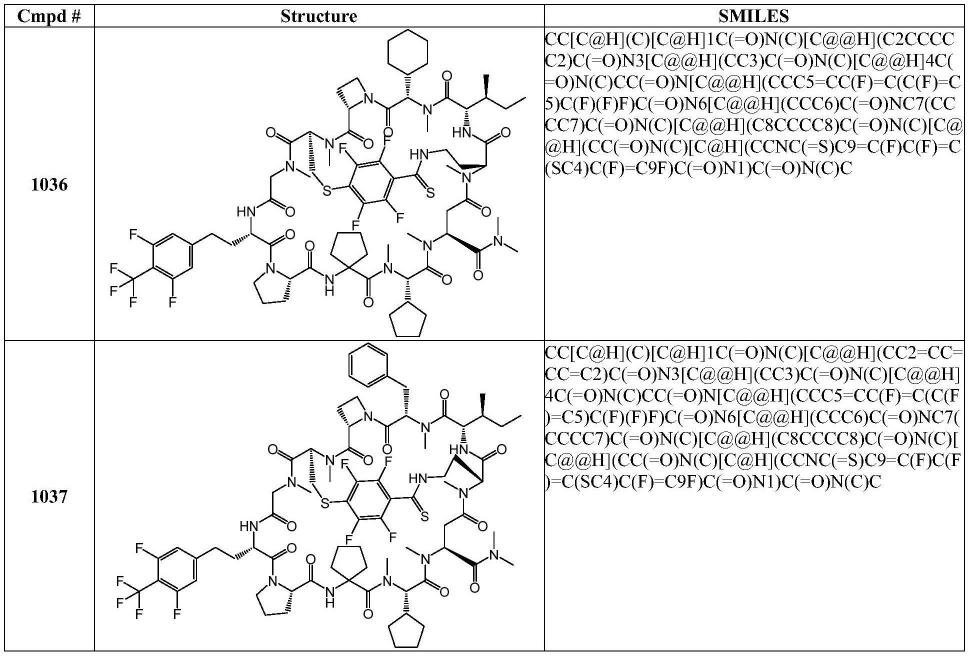
#> input picture data/raw/WO2025162428/golden_tables/PCTCN2025075389-ftappb-I100297.jpg, 1939 x 1312 px (shown at 1/2 size)
$ python -i phase3_page_extract.py   (imports and definitions only)
#> lines starting #> are read from the running program, lines starting #| are printed output that depends on the picture; after the words box and inside, x2 and y2 are one past the last pixel; in counts of white or black regions, pixels touching at a corner belong together
#> further down, picture is the input picture: shape (1312, 1939, 3); min 0, max 255, mean 239.4
r"""Page-level printed-SMILES extraction with correct text/box pairing.

Why this module exists
----------------------
Two defects in the earlier page-level experiments had to be removed before
any of their numbers could be reused.

1. Text/box mis-pairing. ``row_crop_audit.line_boxes`` sorts the detector
   boxes top-to-bottom, but the earlier helper then zipped that sorted box
   list against the *unsorted* ``result.txts``. Wherever the detector's
   emission order differed from the sorted order, a box received another
   row's text. On I100297 (36 boxes) only two slots were affected, so the
   1036/1037 numbers survived; on I100298 (92 boxes) the SMILES column
   showed ``uull`` / ``S`` / ``N.`` and the real SMILES strings were
   attached to boxes in the structure column. Every page-level number
   therefore has to be recomputed with the pairing fixed.

2. A confounded comparison. ``topk_preproc_probe`` compared
   ``RapidOCR(params={})`` on the raw page against the baseline engine on
   the preprocessed page. Those two differ in the preprocessing AND in the
 models: the default engine is PP-OCRv6 det_small + ch PP-OCRv6 rec small
 + ch cls,
   while the baseline is PP-OCRv4 mobile with an English recogniser. The
   resulting "preprocessing is the variable" conclusion was therefore not
   established, because the model moved with it.

This module separates the two axes explicitly. The extraction path (whole
page, per compound band) is fixed; the caller chooses the engine and the
preprocessing independently, so the 2x2 can be run.

Attribution does not rely on a "SMILES" header box. Continuation pages
carry no header at all (I100298 starts directly with SMILES rows), so the
header lookup returns nothing and every compound is lost. Here the
compound bands come from the audit manifest, which already records each
compound's cell rectangle in page coordinates.

Read-only with respect to the pipeline, ``src/cpd`` and the official CSV.

Run:
    .venv\Scripts\python.exe phase3_page_extract.py
"""

from __future__ import annotations

import csv
import sys
from dataclasses import dataclass
from pathlib import Path

import cv2
import numpy as np

REPO = Path(__file__).resolve().parents[1]
# [3 lines not run here, left out]

GOLD = REPO / "data" / "raw" / "WO2025162428" / "golden_tables"
MANIFEST = (REPO / "data" / "audit" / "phase2" / "row_crop_audit"
            / "manifest.csv")


# ------------------------------------------------------------------ engines
# [36 lines left out: functions baseline_engine, default_engine, not called in this run]


# ------------------------------------------------------------- preprocessing
def prep_none(img: np.ndarray) -> np.ndarray:
    """No preprocessing at all: the engine sees the page as scanned."""
    return img


def prep_up2(img: np.ndarray) -> np.ndarray:
    """2x INTER_CUBIC upscale, no binarisation."""
    return cv2.resize(img, None, fx=2, fy=2, interpolation=cv2.INTER_CUBIC)


def prep_up2_th200(img: np.ndarray) -> np.ndarray:
    """The baseline: 2x INTER_CUBIC then a fixed threshold of 200."""
    up = cv2.resize(img, None, fx=2, fy=2, interpolation=cv2.INTER_CUBIC)
    gray = cv2.cvtColor(up, cv2.COLOR_BGR2GRAY)
    _, bw = cv2.threshold(gray, 200, 255, cv2.THRESH_BINARY)
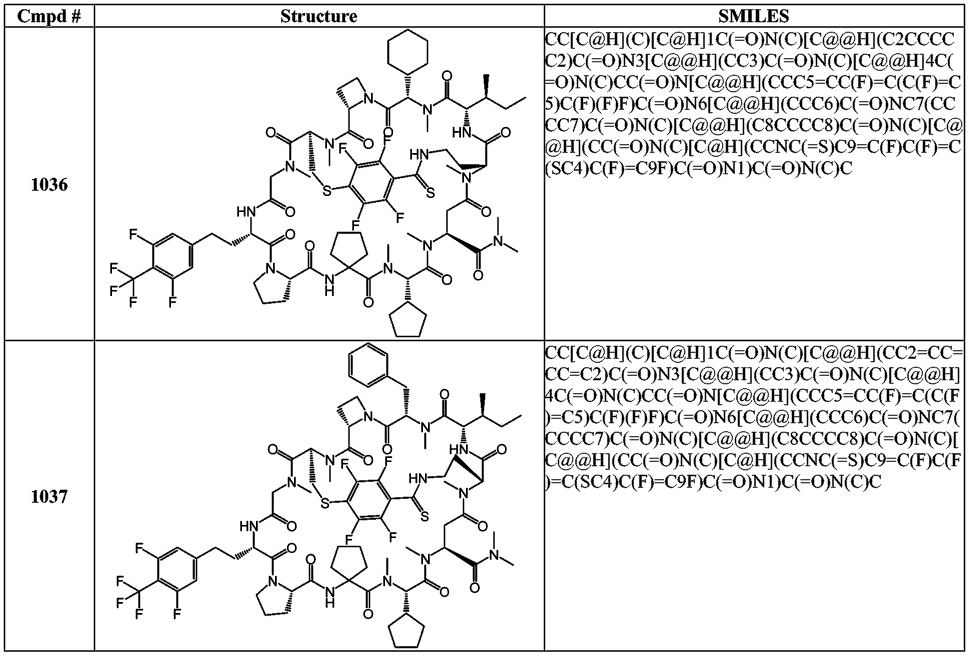
#> bw: shape (2624, 3878) (shown at 1/4 size); 92.4% white; 877 black regions (7 under 20 px), largest, box (x1, y1, x2, y2) and area: (15, 15, 3861, 2607) 160426, (1325, 585, 1739, 878) 8694, (1317, 1825, 1695, 2137) 8324
    return cv2.cvtColor(bw, cv2.COLOR_GRAY2BGR)


PREP = {
    "none": prep_none,
    "up2": prep_up2,
    "up2_th200": prep_up2_th200,
}


# --------------------------------------------------------------- recognition
@dataclass
class Row:
    """One detected text line, with its text bound to its own box."""
    text: str
    poly: np.ndarray          # (4, 2) in the coordinates of the image passed
    score: float
    cx: float
    cy: float
    w: float
    h: float


# [33 lines left out: function recognise_page, not called in this run]


# ---------------------------------------------------------------- attribution
@dataclass
class Cell:
    """One compound's printed-SMILES cell rectangle, in page coordinates."""
    cmpd_id: str
    page: str
    x1: float
    y1: float
    x2: float
    y2: float
    n_lines: int


# [45 lines left out: functions load_cells, attribute, not called in this run]


def joined(rows: list[Row]) -> str:
    """Concatenate a compound's rows in reading order."""
    return "".join(r.text.strip() for r in rows if r.text.strip())


# ------------------------------------------------------------------- control
# [17 lines left out: function _control, not called in this run]


# [2 lines not run here, left out]

>>> import cv2
>>> picture = cv2.imread('../data/raw/WO2025162428/golden_tables/PCTCN2025075389-ftappb-I100297.jpg')
>>> result = prep_up2_th200(picture)

$ run again, on data/raw/WO2025162428/golden_tables/PCTCN2025075389-ftappb-I100280.jpg
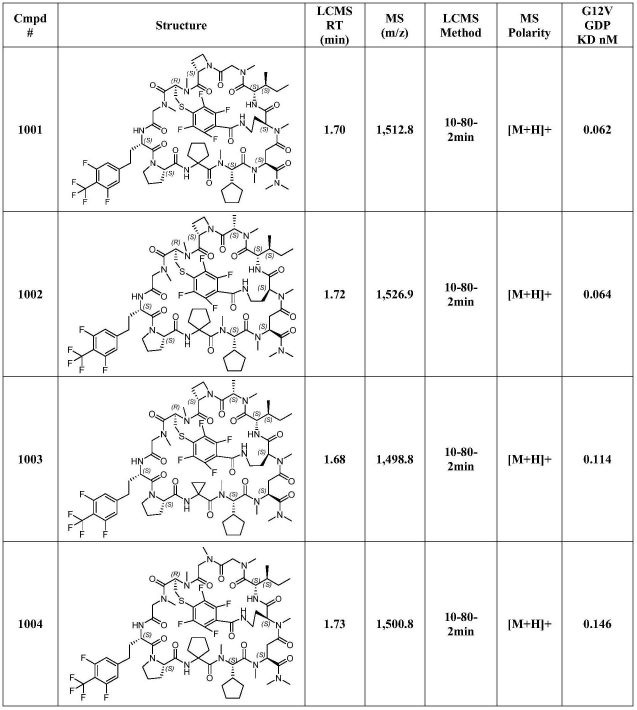
#> input picture data/raw/WO2025162428/golden_tables/PCTCN2025075389-ftappb-I100280.jpg, 1909 x 2128 px (shown at 1/3 size)
#> picture is the input picture: shape (2128, 1909, 3); min 0, max 255, mean 244.1
#> in prep_up2_th200, `up = cv2.resize(img, None, fx=2, fy=2, interpolation=cv2.INTER_CUBIC)`:
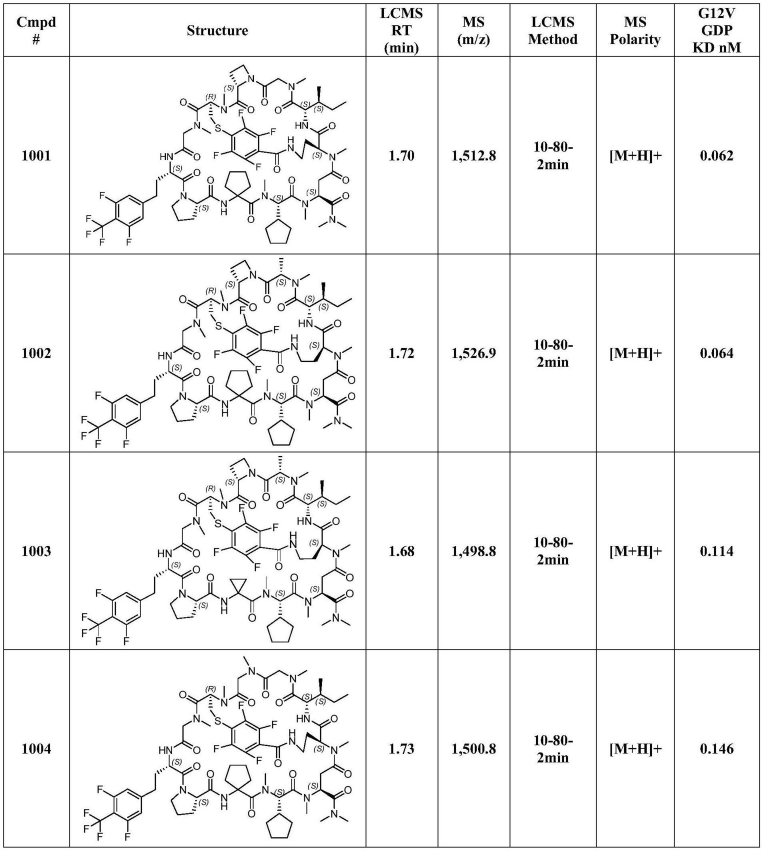
#> up: shape (4256, 3818, 3) (shown at 1/5 size); min 0, max 255, mean 244.1
#> bw: shape (4256, 3818); 94.6% white; 697 black regions (1 under 20 px), largest, box (x1, y1, x2, y2) and area: (15, 15, 3801, 4239) 336770, (1103, 3545, 1437, 3793) 7131, (435, 1895, 777, 2197) 7128

$ run again, on data/raw/WO2025162428/golden_tables/PCTCN2025075389-ftappb-I100282.jpg
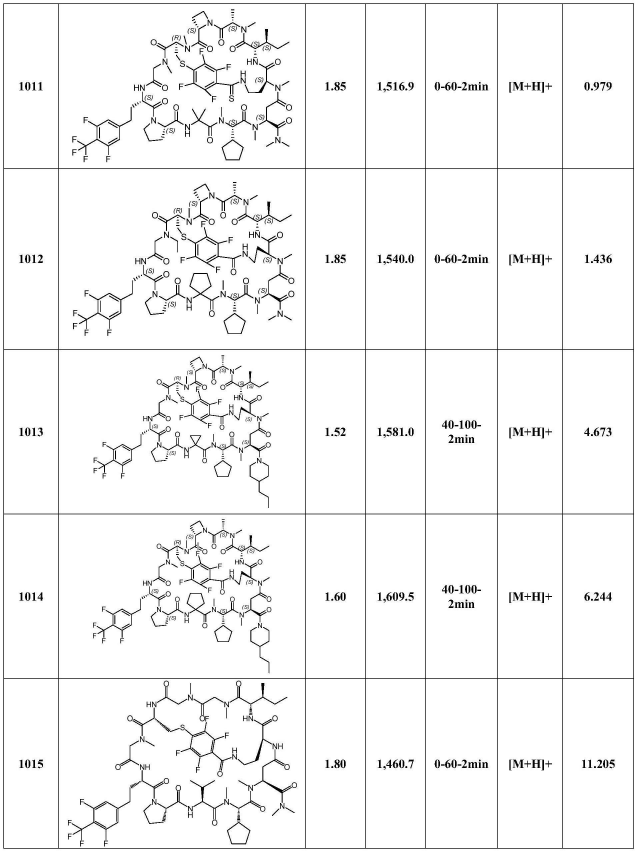
#> input picture data/raw/WO2025162428/golden_tables/PCTCN2025075389-ftappb-I100282.jpg, 1913 x 2557 px (shown at 1/3 size)
#> picture is the input picture: shape (2557, 1913, 3); min 0, max 255, mean 245.6
#> in prep_up2_th200, `up = cv2.resize(img, None, fx=2, fy=2, interpolation=cv2.INTER_CUBIC)`:
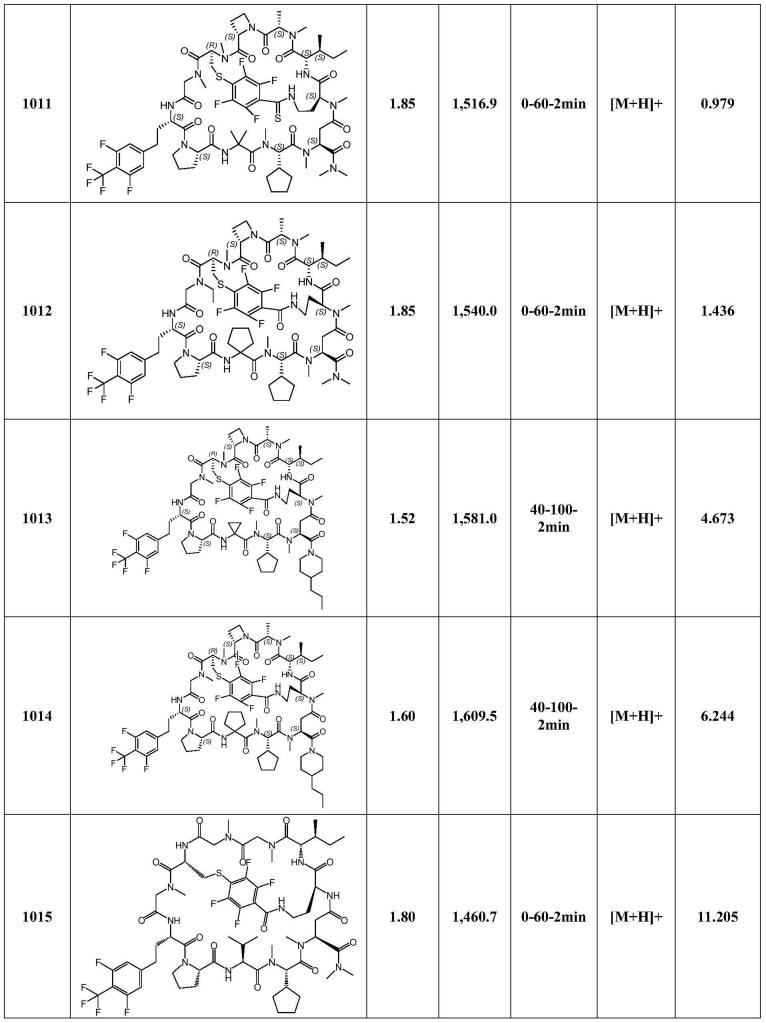
#> up: shape (5114, 3826, 3) (shown at 1/5 size); min 0, max 255, mean 245.6
#> bw: shape (5114, 3826); 95.3% white; 785 black regions (3 under 20 px), largest, box (x1, y1, x2, y2) and area: (19, 19, 3805, 5093) 377529, (429, 4723, 783, 5042) 7299, (1083, 4331, 1391, 4661) 6961
